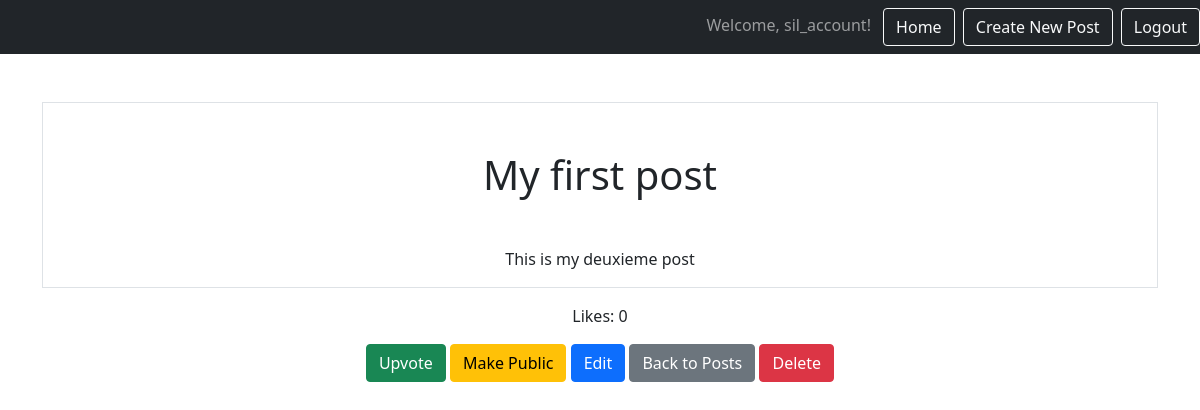
Screenshot of /posts/blogs/8/ (signed in) with the database file from the repository.
### app/models.py (models this page shows, shortened)
class Post(models.Model):
    title = models.CharField(max_length=100)
    content = models.TextField()
    likes = models.PositiveSmallIntegerField(default=0)
    created_at = models.DateTimeField(auto_now_add=True)
    user = models.ForeignKey(User, on_delete=models.CASCADE, related_name='posts')
    is_public = models.BooleanField(default=False)

### app/views.py (the view)
# urls.py: path('blogs/<int:pk>/', views.PostDetailView.as_view(), name='posts.details'),
class PostDetailView(DetailView):
    model = Post
    template_name = 'posts/post_details.html'
    context_object_name = 'Post'
    login_url = '/admin/'

### app/templates/posts/post_details.html (shortened to what this page needs)
{% extends 'base.html' %}
{% block content %}
<div class="border round">
    <h1 class="my-5">{{ Post.title }}{% if Post.is_public %}<span class="badge bg-secondary">Public</span>{% endif %}</h1>
    <p>{{ Post.content }}</p>
</div>
<div class="mt-3">
    <p>Likes: {{ Post.likes }}</p>
    <form action="{% url 'posts.add_like' Post.pk %}" method="post" class="d-inline">
        <button type="submit" class="btn btn-success">Upvote</button>
    </form>
    <form action="{% url 'posts.toggle_visibility' Post.pk %}" method="post" class="d-inline">
        <button type="submit" class="btn btn-warning">
            {% if Post.is_public %}Make Private{% else %}Make Public{% endif %}
        </button>
    </form>
    <a href="{% url 'posts.update' Post.pk %}" class="btn btn-primary">Edit</a>
    <a href="{% url 'posts' %}" class="btn btn-secondary">Back to Posts</a>
    <a href="{% url 'posts.delete' Post.pk %}" class="btn btn-danger">Delete</a>
</div>
{% endblock %}

### static/templates/base.html (shortened to what this page needs)
{% load static %}
<html>
    <head>
        <link href="https://cdn.jsdelivr.net/npm/bootstrap@5.0.2/dist/css/bootstrap.min.css" rel="stylesheet">
    </head>
    <body>
        <nav class="navbar navbar-expand-lg navbar-dark bg-dark">
            <div class="ms-auto">
                {% if user.is_authenticated %}
                    <span class="navbar-text me-2">Welcome, {{ user.username }}!</span>
                    <a href="{% url 'home' %}" class="btn btn-outline-light me-1">Home</a>
                    <a href="{% url 'posts.new' %}" class="btn btn-outline-light me-1">Create New Post</a>
                    <form method="post" action="{% url 'home.logout' %}" class="d-inline">
                        <button type="submit" class="btn btn-outline-light">Logout</button>
                    </form>
                {% else %}
                    <a href="{% url 'home.login' %}" class="btn btn-outline-light me-1">Login</a>
                    <a href="{% url 'home.signup' %}" class="btn btn-outline-light me-1">Sign Up</a>
                {% endif %}
            </div>
        </nav>
        <div class="my-5 text-center container">
            {% block content %}
            {% endblock %}
        </div>
    </body>
</html>

### rows the page displays
Post: title "My first post", content "This is my deuxieme post", likes "0"

### other values shown
{{ user.username }} "sil_account"
